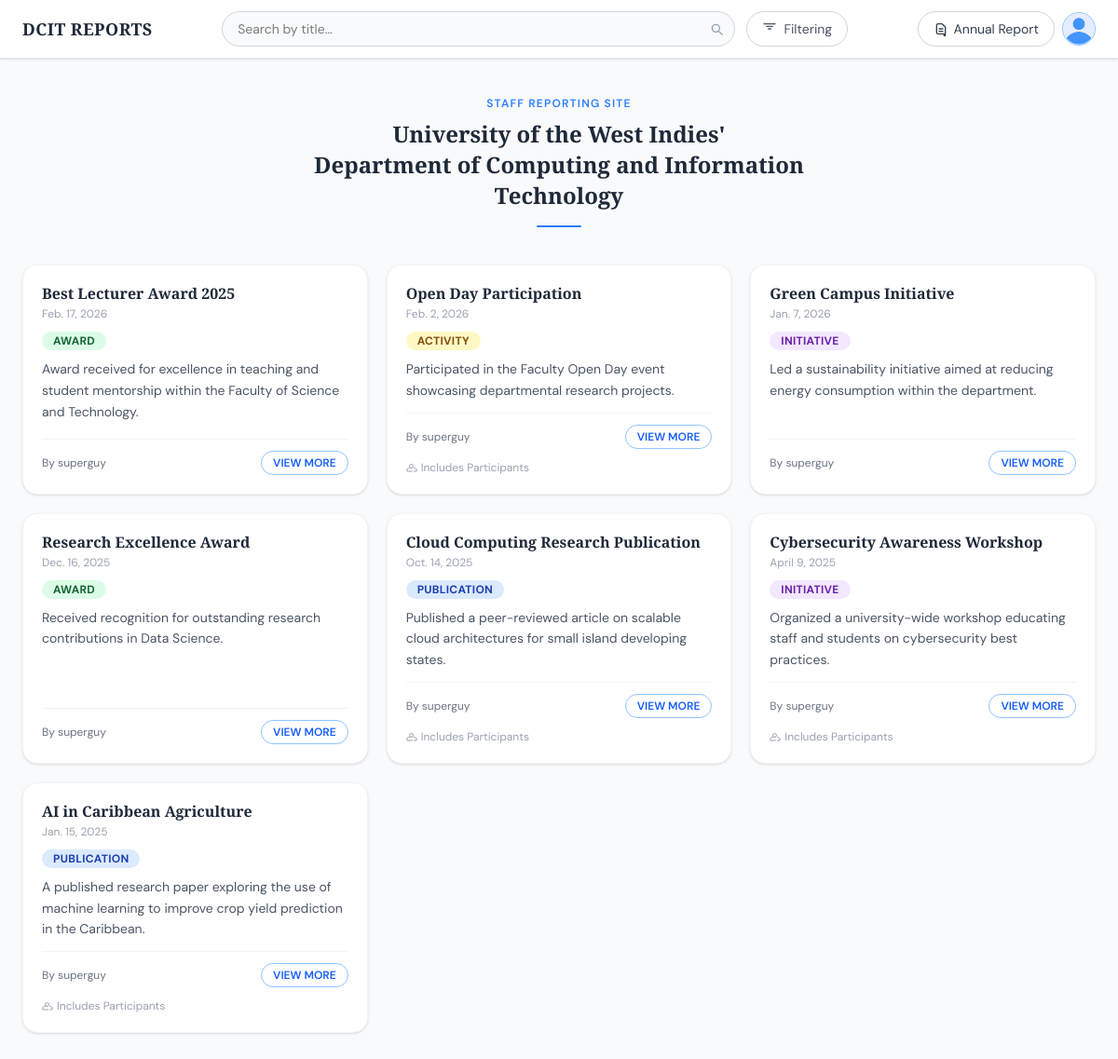
Page /reports/ (signed in) on the earlier database version.
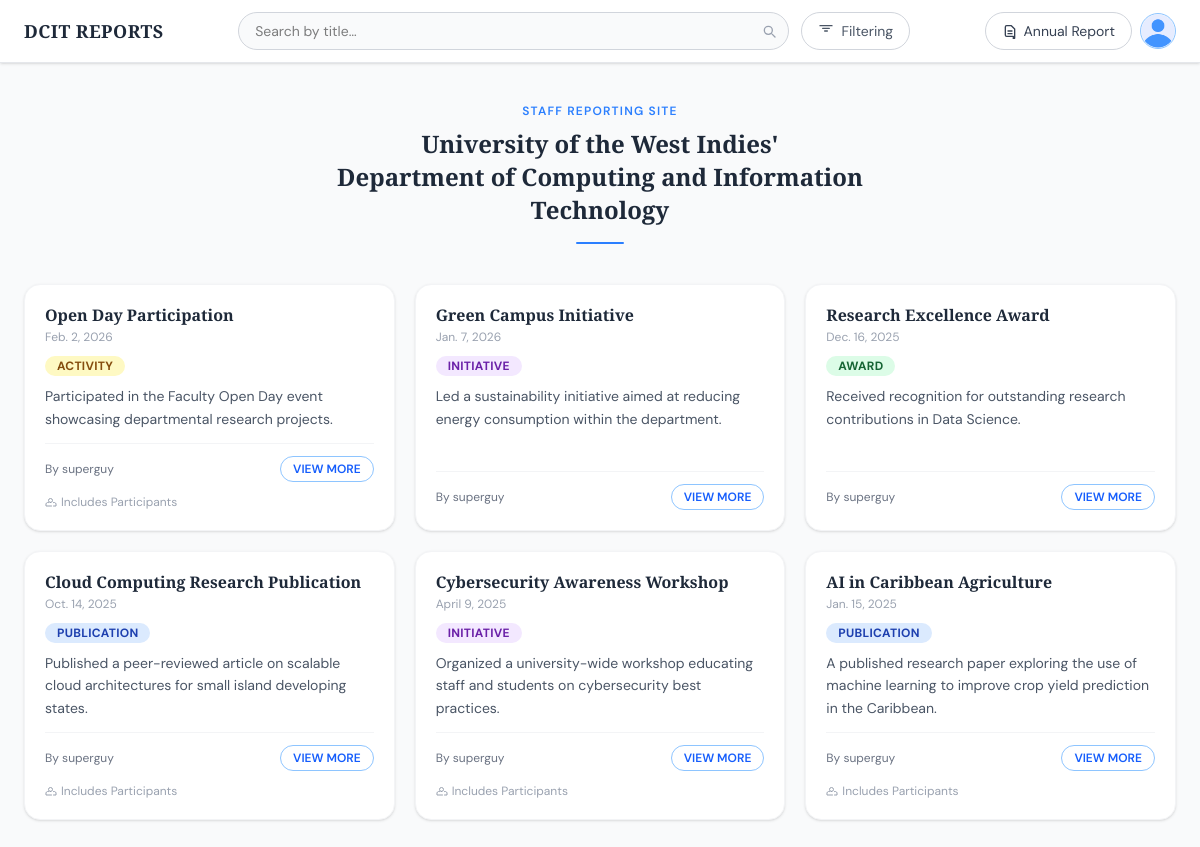
Same page on the later database version.
### reports/models.py (models this page shows, shortened)
class Report(models.Model):
    user = models.ForeignKey(User,on_delete=models.CASCADE,null=False,related_name='reports')
    title = models.CharField(max_length=200,blank=False,null=False, db_index=True)
    description = models.TextField(null=False,blank=False)
    participants = models.ManyToManyField(Participant,blank=True)
    category = models.ForeignKey(Category,on_delete=models.SET_NULL,default=1,null=True)
    committees= models.ManyToManyField(Committee,blank=True)
    feature_image = models.ImageField(default='default_image.jpg',upload_to='report_images')
    date_of_report= models.DateField(blank=False,null=False,default=timezone.now())
    created = models.DateTimeField(auto_now_add=True)
    updated = models.DateTimeField(auto_now=True)
    isActive = models.BooleanField(auto_created=True,default=True)
    objects = ReportQuerySet.as_manager()#Custom manager
    class Meta:
        ordering = ['-date_of_report','-created','-updated']

class Category(models.Model):
    name = models.CharField(max_length=200,blank=False,null= False)
    regex = models.TextField(blank=True,null=True)

### reports/views.py (the view)
# urls.py: path('',view=index, name='index'),
def index(request):
    filtered = True if request.GET.get('period') != None else False
    if filtered:
        logger.info("Fetching all approved reports from the database based on filter params")
        period = request.GET.get('period')
        category  = request.GET.get("category") if request.GET.get("category") != "All" else None
        committee = request.GET.get("committee") if request.GET.get("committee") != "All" else None
        partcipant = request.GET.get("participant") if request.GET.get("participant") != None else None
        reports = Report.objects.filterReports(period,category,committee,partcipant)
    else:
        logger.info("Fetching all approved reports from the database based on search")
        keyword = request.GET.get('q') if request.GET.get('q') != None else ''
        reports = Report.objects.search(keyword)
    logger.debug(f"Found {reports.count()} reports")
    return render(request,'reports/index.html',{'reports':reports})

### reports/managers.py (called while the page is built)
    def search(self, keyword):
        return self.filter(
            Q(title__icontains=keyword) |
            Q(description__icontains=keyword)
        )

### reports/templates/reports/index.html (shortened to what this page needs)
{% extends 'base.html' %}
{%load cache%}
{%block body%}
<div class="flex justify-center items-center w-full my-10 text-center px-4">
  <div class="max-w-xl">
    <p class="text-xs font-semibold uppercase tracking-widest text-blue-500 mb-2">Staff Reporting Site</p>
    <h1 class="font-display text-2xl font-bold text-gray-800 leading-snug">
      University of the West Indies'<br>
      Department of Computing and Information Technology
    </h1>
    <div class="mt-4 w-12 h-0.5 bg-blue-500 mx-auto rounded-full"></div>
  </div>
</div>
<div class="px-6 pb-12">
  {% if reports %}
  <div class="grid grid-cols-1 sm:grid-cols-2 lg:grid-cols-3 xl:grid-cols-4 gap-5">
    {%cache 500 reports %}
    {% for report in reports %}
    <div class="report-card bg-white rounded-2xl shadow-sm border border-gray-100 p-5 flex flex-col overflow-hidden">
      <div class="mb-2">
        <h2 class="font-display text-base font-semibold text-gray-800 leading-tight line-clamp-2">
          {{ report.title }}
        </h2>
        <p class="text-xs text-gray-400 mt-1">{{ report.date_of_report }}</p>
      </div>
      {% if report.category %}
      <div class="mb-2">
        {% with cat=report.category.name|lower %}
        <span class="inline-block text-xs font-bold px-3 py-0.5 rounded-full uppercase tracking-wide
          {% if cat == 'award' %}badge-award
          {% elif cat == 'publication' %}badge-publication
          {% elif cat == 'activity' %}badge-activity
          {% elif cat == 'initiative' %}badge-initiative
          {% else %}badge-default{% endif %}">
          {{ report.category.name }}
        </span>
        {% endwith %}
      </div>
      {% endif %}
      <p class="text-gray-600 text-sm leading-relaxed line-clamp-3 flex-1">
        {{ report.description }}
      </p>
      <div class="flex items-center justify-between pt-3 mt-3 border-t border-gray-100">
        <p class="text-xs text-gray-500 truncate max-w-[60%]">
          By {{ report.user.get_full_name|default:report.user.username }}
        </p>
        <a href="{% url 'reports:report_detail' report.pk %}"
           class="px-3 py-1 text-xs font-semibold text-blue-600 border border-blue-300 rounded-full hover:bg-blue-50 transition whitespace-nowrap">
          VIEW MORE
        </a>
      </div>
      {% if report.participants.exists %}
      <div class="text-xs text-gray-400 pt-2 mt-1 flex items-center gap-1">
        <svg xmlns="http://www.w3.org/2000/svg" class="h-3 w-3" fill="none" viewBox="0 0 24 24" stroke="currentColor">
          <path stroke-linecap="round" stroke-linejoin="round" stroke-width="2" d="M17 20h5v-2a4 4 0 00-5-5m-4 7H2v-2a4 4 0 015-5m4 0a4 4 0 100-8 4 4 0 000 8z"/>
        </svg>
        Includes Participants
      </div>
      {% endif %}
    </div>
    {% endfor %}
    {% endcache %}
  </div>
  {% endif %}
</div>
{% endblock %}

Differences in the rows shown:
removed Report: title "Best Lecturer Award 2025", date_of_report "Feb. 17, 2026", category.name "AWARD", description "Award received for excellence in teaching and student mentorship within the Faculty of Science and Technology.", user.get_full_name "superguy"
